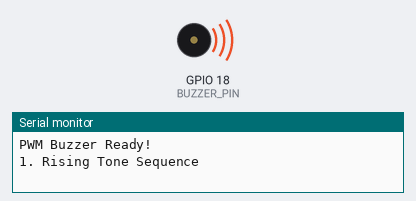
Recording of a program running on a simulated ESP32. Parts: buzzer (waves = sounding), the last lines printed to the serial monitor.

Above: at 0.2 s.
At 10.7 s:
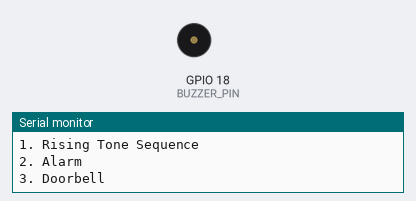
Timing chart, 0 to 12.0 s (numbered marks = the images above):
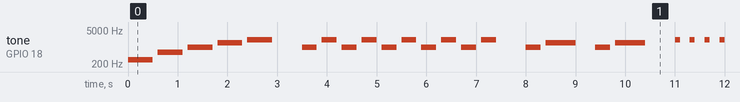

Measured:
- by itself, tone on GPIO 18 (BUZZER_PIN): plays 300 Hz for 0.50 s, 600 Hz for 0.50 s, 1000 Hz for 0.50 s, 1500 Hz for 0.50 s, 2000 Hz for 0.50 s, 1000 Hz for 0.30 s … (225 notes in this stretch)

The program:

main.cpp
```cpp
#include <Arduino.h>

#define BUZZER_PIN 18
#define PWM_CHANNEL 0
#define PWM_RESOLUTION 8
#define PWM_INITIAL_FREQ 1000

void playTone(int frequency, int duration) {
  ledcWriteTone(PWM_CHANNEL, frequency);
  delay(duration);

  ledcWriteTone(PWM_CHANNEL, 0);
  delay(100);
}

void toneSequence() {
  playTone(300, 500);
  playTone(600, 500);
  playTone(1000, 500);
  playTone(1500, 500);
  playTone(2000, 500);
}

void alarmSound() {
  for (int i = 0; i < 5; i++) {
    playTone(1000, 300);
    playTone(2000, 300);
  }
}

void doorbell() {
  playTone(1000, 300);
  playTone(1500, 600);
  delay(300);
  playTone(1000, 300);
  playTone(1500, 600);
}

void shortBeeps() {
  for (int i = 0; i < 5; i++) {
    playTone(2000, 100);
    delay(100);
  }
}

void melody() {
  playTone(523, 300);
  playTone(587, 300);
  playTone(659, 300);
  playTone(698, 300);
  playTone(784, 300);
  playTone(880, 300);
  playTone(988, 300);
  playTone(1047, 600);
}

void setup() {
  Serial.begin(115200);

  ledcSetup(PWM_CHANNEL, PWM_INITIAL_FREQ, PWM_RESOLUTION);
  ledcAttachPin(BUZZER_PIN, PWM_CHANNEL);

  Serial.println("PWM Buzzer Ready!");
}

void loop() {
  Serial.println("1. Rising Tone Sequence");
  toneSequence();
  delay(500);

  Serial.println("2. Alarm");
  alarmSound();
  delay(500);

  Serial.println("3. Doorbell");
  doorbell();
  delay(500);

  Serial.println("4. Short Beeps");
  shortBeeps();
  delay(500);

  Serial.println("5. Melody");
  melody();
  delay(2000);
}
```
